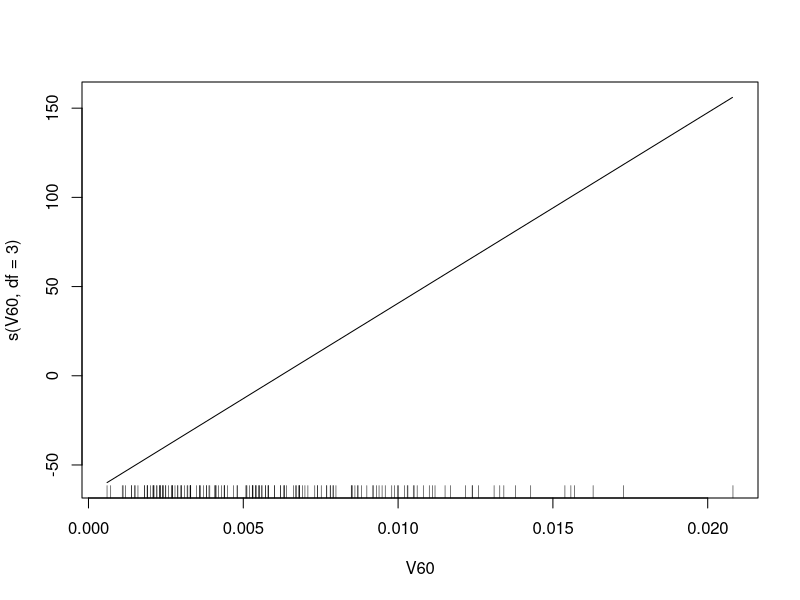
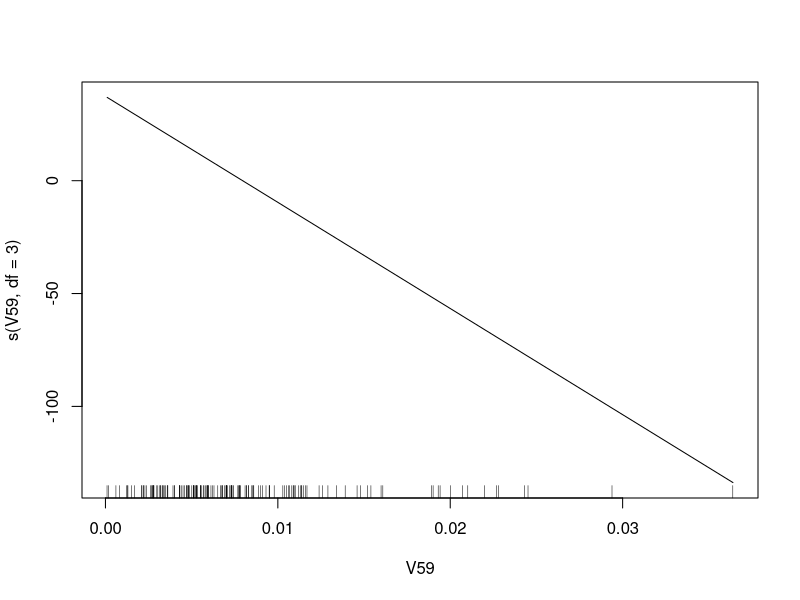
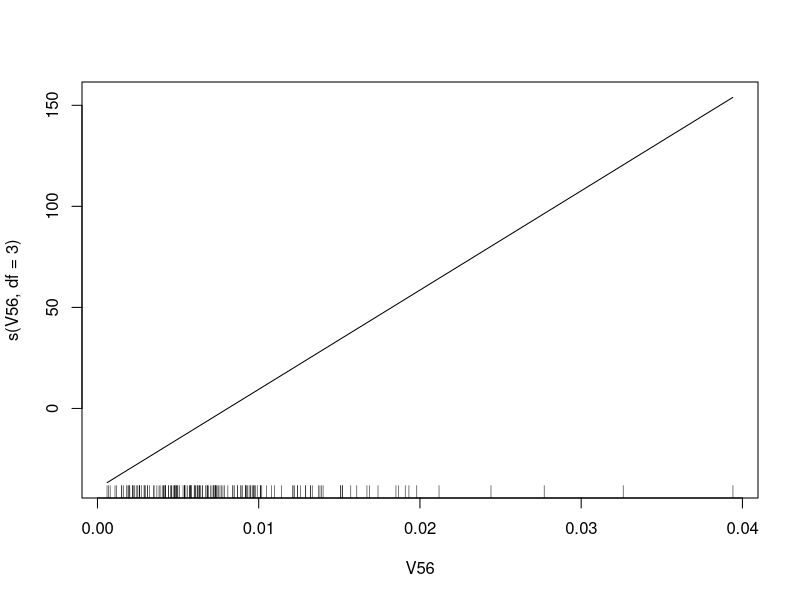
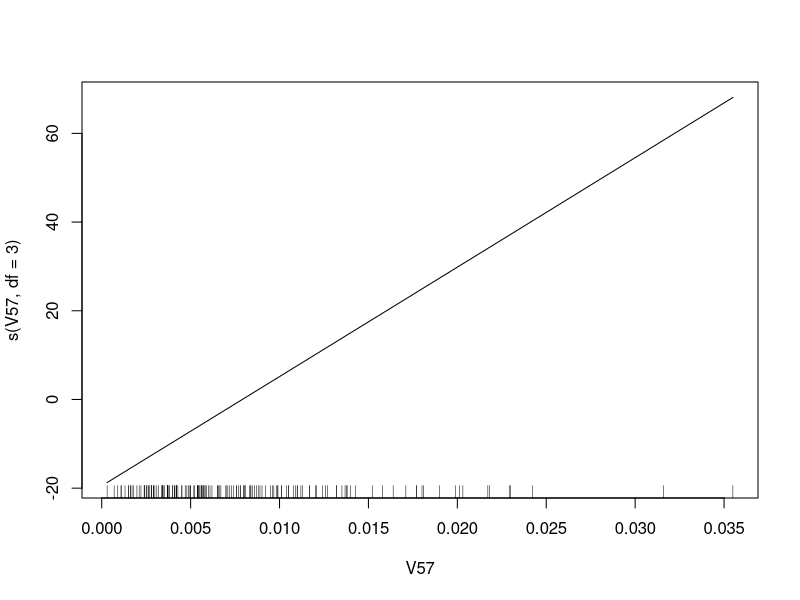
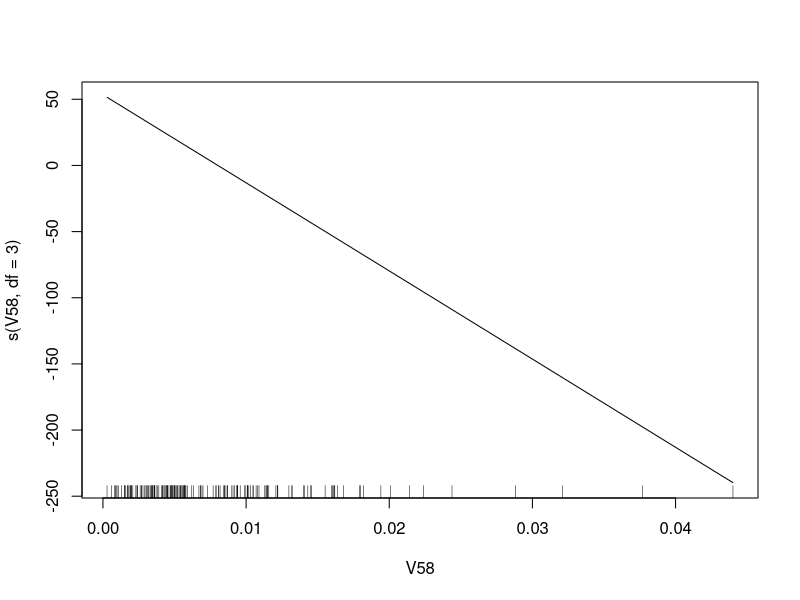
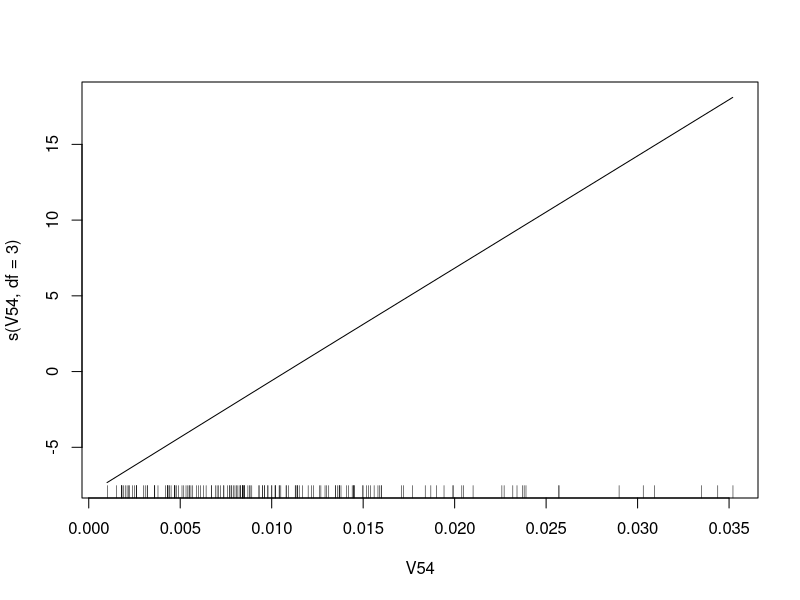
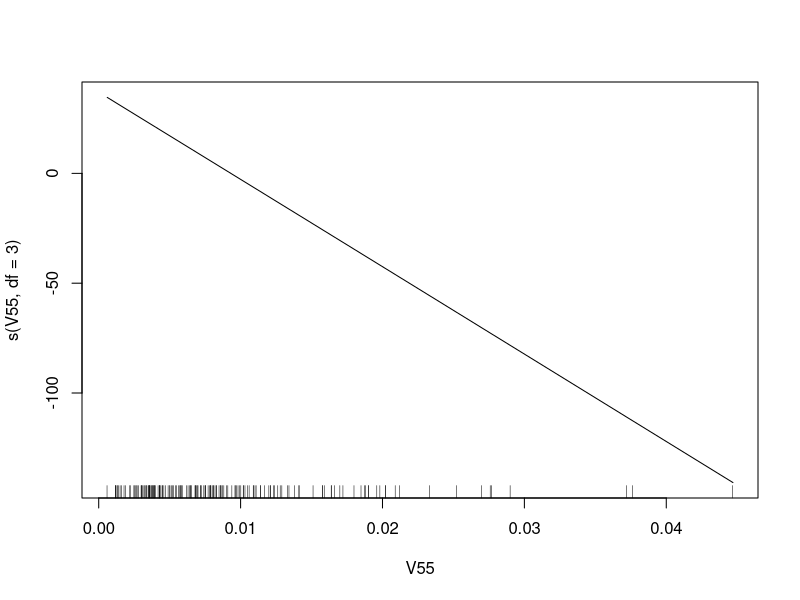
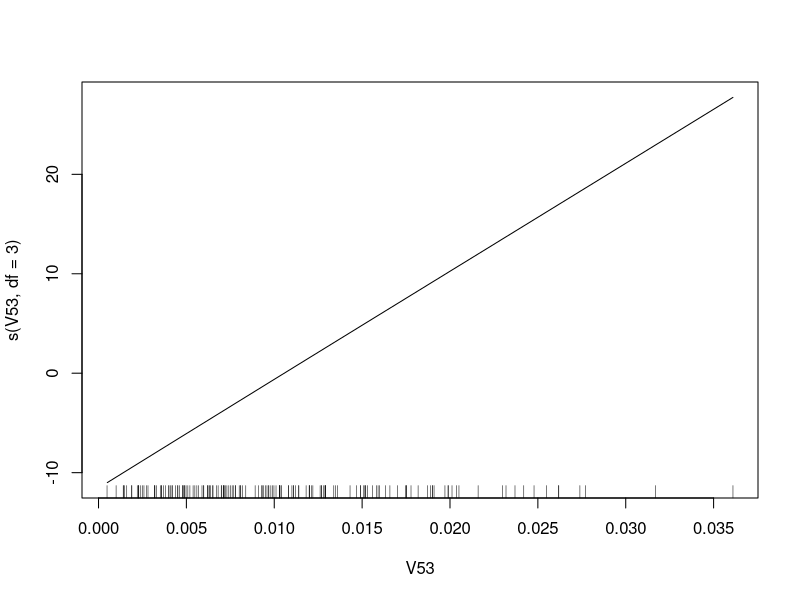

The R script that drew these images, in order:
# Carregar pacotes
library(caret)
library(mlbench)
library(mgcv) 
rm(list=ls())
# Carregar dados
data(Sonar)
str(Sonar)
dim(Sonar)



# A variável alvo (classe) é a última coluna
table(Sonar$Class)  # Verificar balanceamento

# Divisão treino/teste
set.seed(123)
particao <- createDataPartition(Sonar$Class, p = 0.8, list = FALSE)
treino <- Sonar[particao, ]
teste <- Sonar[-particao, ]

# Verificar se ficou balanceado no treino
prop.table(table(treino$Class))

# Treinar modelo com cross-validation
ctrl <- trainControl(method = "cv", number = 5,verboseIter = T)

modelo_log <- train(
  Class ~ ., 
  data = treino,
  method = "gamSpline",
  family = binomial,
  trControl = ctrl,
  tuneGrid  = data.frame(df = c(2,3))
)

plot(modelo_log$finalModel)
# Avaliação no conjunto de teste
predicoes_prob <- predict(modelo_log, newdata = teste,type = "prob",s=modelo_log$bestTune)
predicoes_class <- predict(modelo_log, newdata = teste,type = "raw",s=modelo_log$bestTune)
confusionMatrix(predicoes_class, teste$Class)


# Trocando o ponto de corte
library(pROC)


# Obter probabilidades para a classe 


probs_treino <- predict(modelo_log, type = "prob")

# Calcular curva ROC
roc_obj <- roc(treino$Class,probs_treino$M)

# Exibir AUC
auc(roc_obj)

# Melhor ponto de corte segundo critério "Youden" (max sens + esp - 1)
coords(roc_obj, "best", ret = c("threshold", "sensitivity", "specificity"))


# Obter threshold ótimo
melhor_corte <- coords(roc_obj, "best", ret = "threshold") |> c()

# Classificar com novo corte

probs <- predict(modelo_log, newdata = teste, type = "prob")
pred_ajustada <- ifelse(probs$M > melhor_corte, "M", "R")
pred_ajustada <- factor(pred_ajustada, levels = c("M", "R"))

# Avaliar com matriz de confusão
confusionMatrix(pred_ajustada, teste$Class)
